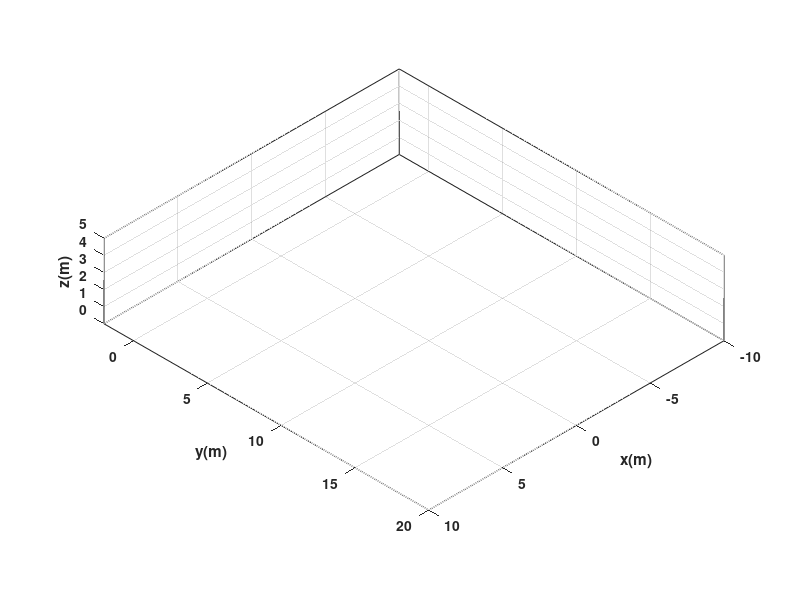

MATLAB code to generate this figure: (Note: this script raises an error after producing the figure.)
%Limpieza de pantalla
clear all
close all
clc

%%%%%%%%%%%%%%%%%%%%%%%%% TIEMPO %%%%%%%%%%%%%%%%%%%%%%%%%%%%%%%%%%%%%%
tf=19.5;             % Tiempo de simulación en segundos (s)
ts=.05;            % Tiempo de muestreo en segundos (s)
t=0:ts:tf;         % Vector de tiempo
N= length(t);     % Muestras


%%%%%%%%%%%%%%%%%%% CONDICIONES INICIALES %%%%%%%%%%%%%%%%%%%%%%%%%%%%%%%
%Inicializamos las variables que se van a emplear
x1= zeros (1, N+1);       % Posición (X) en el centro del eje que une las ruedas en metros (m)
y1= zeros (1, N+1);       % Posición (Y) en el centro del eje que une las ruedas en metros (m)
phi= zeros (1, N+1);      % Orientación del robot en radiaanes (rad)

%Damos valores a nuestro punto inicial de posición y orientación
x1(1)=0;  %Posición inicial eje x
y1(1)=0;  %Posición inicial eje y
phi(1)=pi; %Orientación inicial del robot 

%%%%%%%%%%%%%%%%%%%%% PUNTO DE CONTROL %%%%%%%%%%%%%%%%%%%%%%%%%%%%%%%%%%%
%Inicializamos el punto de control 
hx= zeros (1, N+1);       % Posición en el eje (X) del punto de control en metros (m)
hy= zeros (1, N+1);       % Posición en el eje (Y) del punto de control en metros (m)

%Igualamos el punto de control con las proyecciones X1 y Y1 por su
%coincidencia
hx(1)= x1(1);       % Posición del punto de control en el eje (X) metros (m)
hy(1)= y1(1);       % Posición del punto de control en el eje (Y) metros (m)

%%%%%%%%%%%%%%%%%%%%%% VELOCIDADES DE REFERENCIA %%%%%%%%%%%%%%%%%%%%%%%%%%
 
v=[6*ones(1,10) 0*ones(1,10) 5*ones(1,10) 0*ones(1,10) 4*ones(1,10) 0*ones(1,10) 5*ones(1,10) 0*ones(1,10) 6*ones(1,10) 0*ones(1,10) 6.5*ones(1,10) 0*ones(1,10) 2*ones(1,10) 0*ones(1,10) 3*ones(1,10) 0*ones(1,10) 3*ones(1,10) 0*ones(1,10) 2.2*ones(1,10) 0*ones(1,10) 1.3*ones(1,10) 0*ones(1,10) 6*ones(1,10) 0*ones(1,10) 8*ones(1,10) 0*ones(1,10) 6*ones(1,10) 0*ones(1,10) 6*ones(1,10) 0*ones(1,10) 1*ones(1,10) 0*ones(1,10) 6*ones(1,10) 0*ones(1,10) 6.5*ones(1,10) 0*ones(1,10) 2*ones(1,10) 0*ones(1,10) 3*ones(1,10) 0*ones(1,11)];

w=[0*ones(1,10) -1.5*pi*ones(1,10) 0*ones(1,10) -pi*1.10*ones(1,10) 0*ones(1,10) 1.6*pi*ones(1,10) 0*ones(1,10) pi/1.25*ones(1,10) 0*ones(1,10) -pi*1.5*ones(1,10) 0*ones(1,10) 2*pi*ones(1,10 ...
    ) 0*ones(1,10) pi*.7*ones(1,10) 0*ones(1,10) 2*pi*ones(1,10) 0*ones(1,10) -pi*.7*ones(1,10) 0*ones(1,10) pi*.7*ones(1,10) 0*ones(1,10) pi*ones(1,10) 0*ones(1,10) -pi/.65*ones(1,10) 0*ones(1,10) pi*1.5*ones(1,10) 0*ones(1,10) pi*2*ones(1,10) 0*ones(1,10) pi*ones(1,10) 0*ones(1,10) pi/1.25*ones(1,10) 0*ones(1,10) -pi*1.5*ones(1,10) 0*ones(1,10) 2*pi*ones(1,10 ...
    ) 0*ones(1,10) pi*.7*ones(1,10) 0*ones(1,10) 0*ones(1,81)];



 % Velocidad angular de referencia (rad/s)


%%%%%%%%%%%%%%%%%%%%%%%%% BUCLE DE SIMULACION %%%%%%%%%%%%%%%%%%%%%%%%%%%%%%%%

for k=1:N 
    
    %Aplico la integral a la velocidad angular para obtener el angulo "phi" de la orientación
    phi(k+1)=phi(k)+w(k)*ts; % Integral numérica (método de Euler)      

   %%%%%%%%%%%%%%%%%%%%% MODELO CINEMATICO %%%%%%%%%%%%%%%%%%%%%%%%%
    
    xp1=v(k)*cos(phi(k)); 
    yp1=v(k)*sin(phi(k));
 
    %Aplico la integral a la velocidad lineal para obtener las cordenadas
    %"x1" y "y1" de la posición
    x1(k+1)=x1(k)+ ts*xp1; % Integral numérica (método de Euler)
    y1(k+1)=y1(k)+ ts*yp1; % Integral numérica (método de Euler)

    % Posicion del robot con respecto al punto de control
    hx(k+1)=x1(k+1); 
    hy(k+1)=y1(k+1);

end


%%%%%%%%%%%%%%%%%%%%%%%%%%%%% SIMULACION VIRTUAL 3D %%%%%%%%%%%%%%%%%%%%%%%%%%%%

% a) Configuracion de escena

scene=figure;  % Crear figura (Escena)
set(scene,'Color','white'); % Color del fondo de la escena
set(gca,'FontWeight','bold') ;% Negrilla en los ejes y etiquetas
sizeScreen=get(0,'ScreenSize'); % Retorna el tamaño de la pantalla del computador
set(scene,'position',sizeScreen); % Configurar tamaño de la figura
camlight('headlight'); % Luz para la escena
axis equal; % Establece la relación de aspecto para que las unidades de datos sean las mismas en todas las direcciones.
grid on; % Mostrar líneas de cuadrícula en los ejes
box on; % Mostrar contorno de ejes
xlabel('x(m)'); ylabel('y(m)'); zlabel('z(m)'); % Etiqueta de los eje

view([135 35]); % Orientacion de la figura
axis([-10 10 -2 20 0 5]); % Ingresar limites minimos y maximos en los ejes x y z [minX maxX minY maxY minZ maxZ]

% b) Graficar robots en la posicion inicial
scale = 4;
MobileRobot;
H1=MobilePlot(x1(1),y1(1),phi(1),scale);hold on;

% c) Graficar Trayectorias
H2=plot3(hx(1),hy(1),0,'r','lineWidth',2);

% d) Bucle de simulacion de movimiento del robot

step=1; % pasos para simulacion

for k=1:step:N
    delete(H1);    
    delete(H2);

    H1=MobilePlot(x1(k),y1(k),phi(k),scale);
    H2=plot3(hx(1:k),hy(1:k),zeros(1,k),'r','lineWidth',2);
    
    pause(ts);
    
    
end

